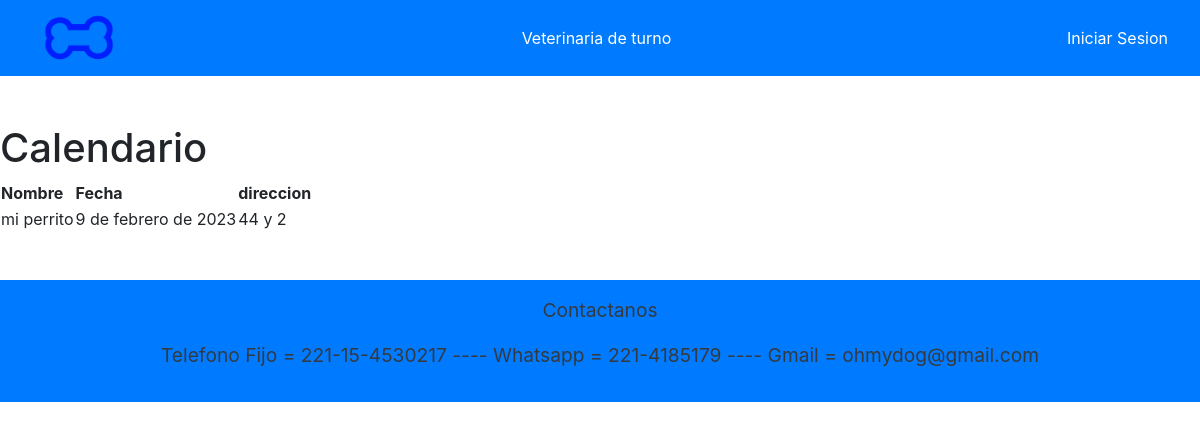
/calendar, run on the app's committed database.
### APP/models.py (models this page shows, shortened)
class Event(models.Model):
    title = models.CharField(max_length=200)
    date = models.DateField()
    description = models.TextField()

### APP/views.py (the view)
# urls.py: path('calendar', views.calendar, name='calendar'),
def calendar(request):
    events = Event.objects.all().order_by('date')
    return render(request, 'paginas/calendar.html', {'events': events, 'usuario':usuario})

### APP/templates/paginas/calendar.html (shortened to what this page needs)
{% extends 'paginas/base.html' %}
{% load static %}
{% block contenido %}
    <h1>Calendario</h1>
    <table>
        <thead>
            <tr>
                <th>Nombre</th>
                <th>Fecha</th>
                <th>direccion</th>
                <th></th>
            </tr>
        </thead>
        <tbody>
            {% for event in events %}
            <tr>
                <td>{{ event.title }}</td>
                <td>{{ event.date }}</td>
                <td>{{ event.description }}</td>
                <td>
                </td>
            </tr>
            {% endfor %}
        </tbody>
    </table>
{% endblock %}

### data on the page
Event: title "mi perrito", date "9 de febrero de 2023", description "44 y 2"
